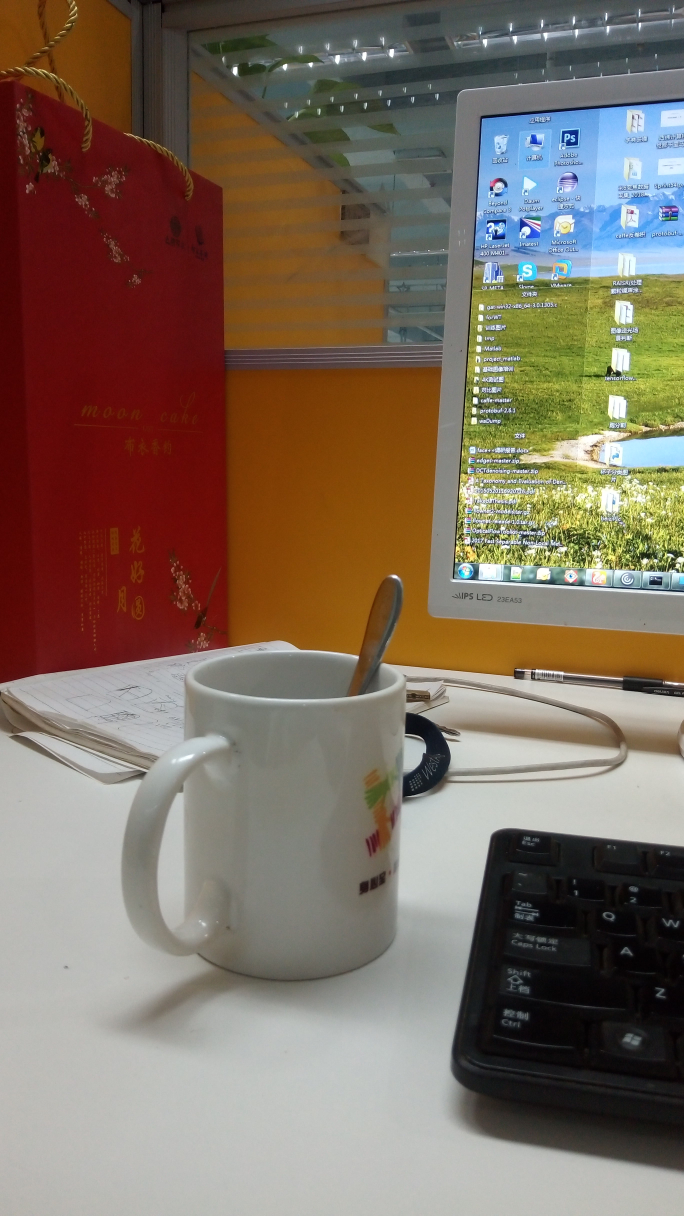
//> input picture image_registration/mtb/input/1.jpg, 2736 x 4864 px (shown at 1/4 size)
$ ./1 input/1.jpg input/2.jpg out.png   (built with g++ and OpenCV 4)
//> lines starting //> are read from the running program, lines starting //| are printed output that depends on the picture
### image_registration/mtb/MTBFramesRegistration.hpp
#ifndef _MTBFramesRegistration__H_
#define _MTBFramesRegistration__H_

#include <opencv2/opencv.hpp>
#include <opencv2/core/core.hpp>
#include <opencv2/opencv.hpp>
#include <opencv2/core/core.hpp>
#include <opencv2/highgui/highgui.hpp>
#include <math.h>
#include <string.h>
#include <stdio.h>
#include <errno.h>
#include <dirent.h>
#include <unistd.h>
#include <omp.h>

using namespace cv;
using namespace std;
class MyMtbTest{
    public:
        MyMtbTest();
        ~MyMtbTest();

        void BuildPyr(const Mat& img, std::vector<Mat>& pyr);
        int GetAverage(Mat& img);
        int GetMedian(Mat& img);
        void ComputeBitmaps(InputArray _img, OutputArray _tb);
        Mat ShiftMat(Mat src, Point shift);
        Point CalculateShift(const Mat& img, const vector<Mat> tbRef, const Rect& ROI);
        Mat RegistrationY(Mat image, vector<Mat> tbRef, Rect ROI);
        Mat Run(Mat input, Mat ref);

    private:
        int max_level_ = 5;
        int roi_length_ = 1024;
        Point shift_;
};
#endif

### image_registration/mtb/MTBFramesRegistration.cpp
#include "MTBFramesRegistration.hpp"

MyMtbTest::MyMtbTest() {
}

MyMtbTest::~MyMtbTest() {
}

// [179 lines left out: functions SparseBlur, Downsample, BuildPyr, GetAverage, GetMedian, ComputeBitmaps and 3 more, not called in this run]

Mat MyMtbTest::Run(Mat input, Mat ref) {
    int rows = ref.rows, cols = ref.cols;
    Rect ROI((cols - roi_length_) / 2, (rows - roi_length_) / 2, roi_length_, roi_length_);
    Mat refROI = ref(ROI);
    Mat refROIblur = SparseBlur(refROI, 3);
    GaussianBlur(refROIblur, refROIblur, Size(3,3), 0);
    vector<Mat> tbRef, pyrRef;
    BuildPyr(refROIblur, pyrRef);
    for (int level = max_level_; level >= 1; level--) {
        Mat tb;
        ComputeBitmaps(pyrRef[level], tb);
        tbRef.push_back(tb);
    }

    Mat warped = RegistrationY(input, tbRef, ROI);

    return warped;
}

### image_registration/mtb/1.cpp
#include <opencv2/opencv.hpp>
#include <opencv2/core/core.hpp>
#include <opencv2/opencv.hpp>
#include <opencv2/core/core.hpp>
#include <opencv2/highgui/highgui.hpp>
#include <math.h>
#include <string.h>
#include <stdio.h>
#include <errno.h>
#include <dirent.h>
#include <unistd.h>
#include "MTBFramesRegistration.hpp"

using namespace cv;
using namespace std;

int main(int argc, char* argv[]){
    Mat input = imread(argv[1], 0);
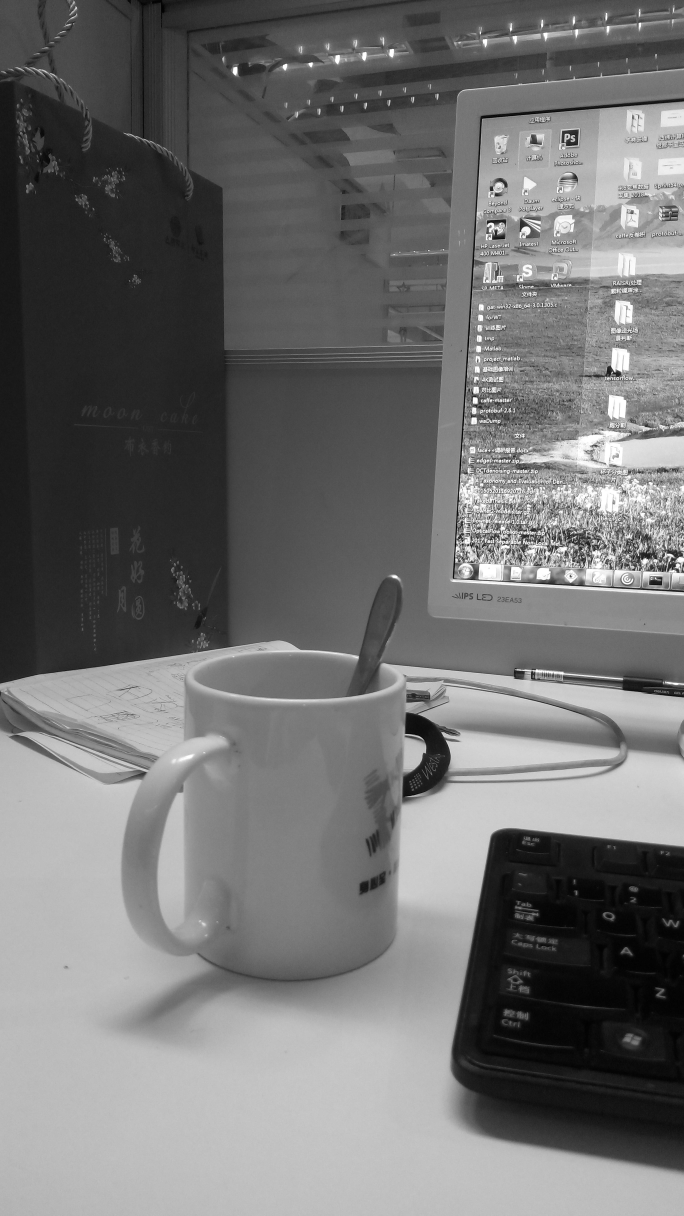
//> input: 4864 rows x 2736 cols, CV_8UC1 (shown at 1/4 size); min 0, max 255, mean 112.9
    Mat ref   = imread(argv[2], 0);
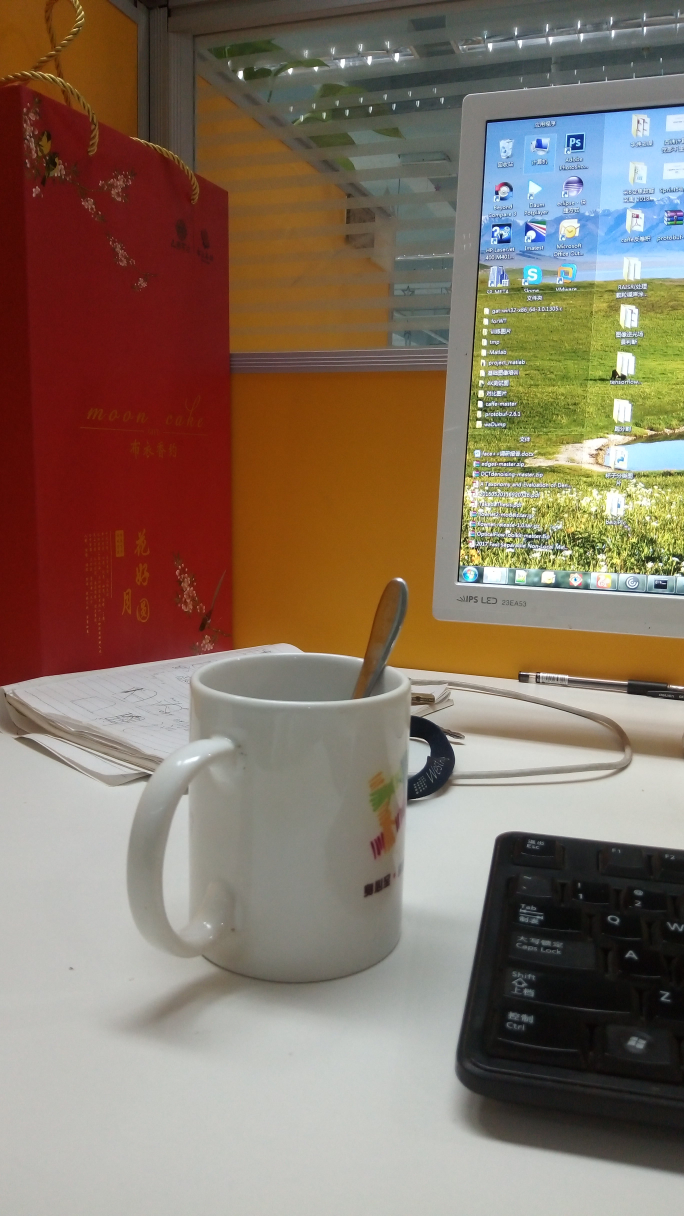
//> input picture image_registration/mtb/input/2.jpg, 2736 x 4864 px (shown at 1/4 size)
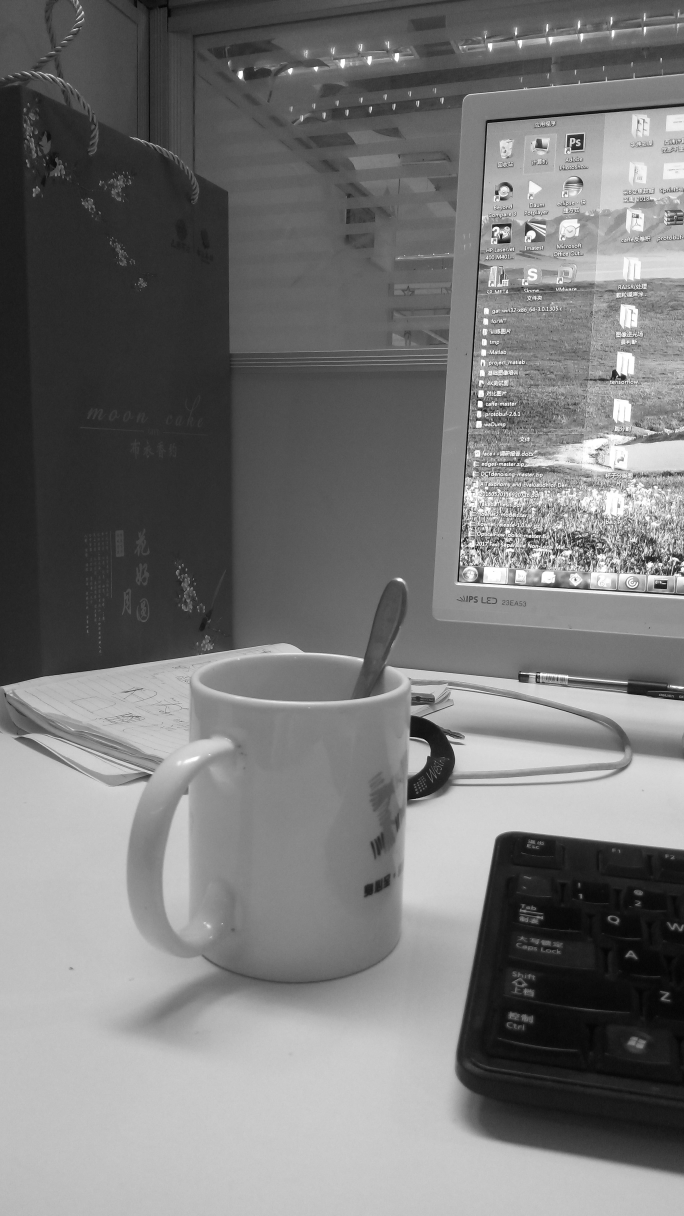
//> ref: 4864 rows x 2736 cols, CV_8UC1 (shown at 1/4 size); min 0, max 255, mean 119.3

    MyMtbTest *my_mtb_test = new MyMtbTest();
    Mat warped = my_mtb_test->Run(input, ref);
//> in Run, `Mat refROI = ref(ROI);`:
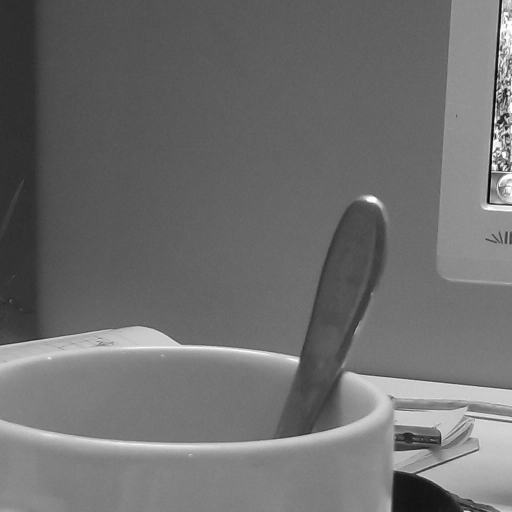
//> refROI: 1024 rows x 1024 cols, CV_8UC1 (shown at 1/2 size); min 0, max 255, mean 109.9
//> (the run ends here: the program needs code that is not available in this run, at `Mat refROIblur = SparseBlur(refROI, 3);`)
